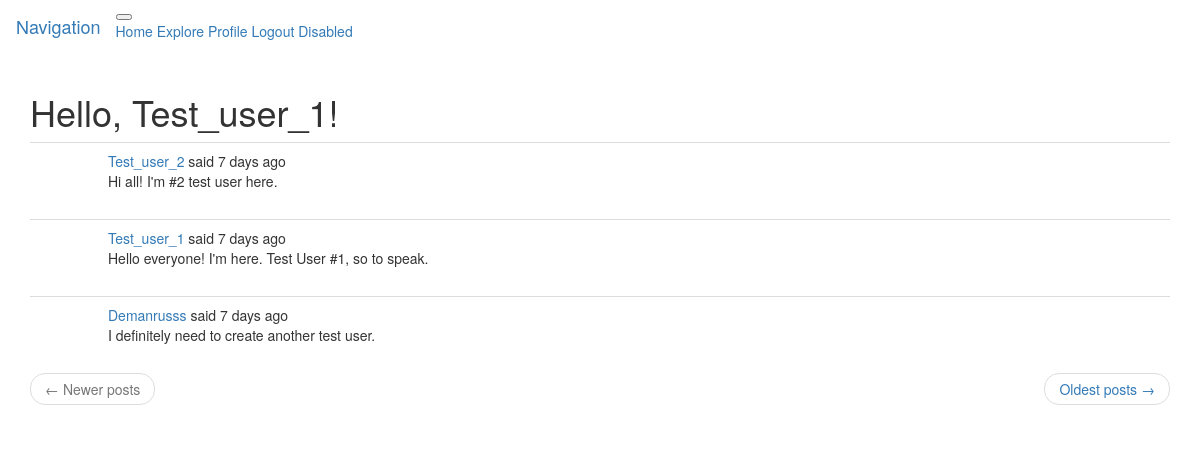
The page /explore (signed in) on the database its author committed.
### app/models.py (models this page shows, shortened)
class User(UserMixin, db.Model):
    id = db.Column(db.Integer, primary_key = True)
    username = db.Column(db.String(64), index = True, unique = True)
    email = db.Column(db.String(120), index = True, unique = True)
    password_hash = db.Column(db.String(128))
    posts = db.relationship('Post', backref = 'author', lazy = 'dynamic')
    about_me = db.Column(db.String(140))
    last_seen = db.Column(db.DateTime, default = datetime.utcnow)
    followed = db.relationship('User',
                               secondary = followers,
                               primaryjoin = (followers.c.follower_id == id),
                               secondaryjoin = (followers.c.followed_id == id),
                               backref = db.backref('followers', lazy = 'dynamic'),
                               lazy = 'dynamic')
    def avatar(self, size):
        digest = md5(self.email.lower().encode('utf-8')).hexdigest()
        return 'https://www.gravatar.com/avatar/{}?d=robohash&s={}'.format(digest, size)

class Post(db.Model):
    id = db.Column(db.Integer, primary_key = True)
    body = db.Column(db.String(140))
    timestamp = db.Column(db.DateTime, index = True, default = datetime.utcnow)
    user_id = db.Column(db.Integer, db.ForeignKey('user.id'))
    language = db.Column(db.String(8))

### app/routes.py (the view)
@app.route('/explore')
@login_required
def explore():
    page = request.args.get('page', 1, type = int)
    posts = Post.query.order_by(Post.timestamp.desc())\
        .paginate(page = page, per_page = app.config['POSTS_PER_PAGE'], error_out = False)
    next_page = url_for('explore', page = posts.next_num) if posts.has_next else None
    prev_page = url_for('explore', page = posts.prev_num) if posts.has_prev else None
    return render_template('index.html', title = _('Explore'),
                           posts = posts.items,
                           next_page = next_page, prev_page = prev_page)

### app/models.py (called while the page is built)
@login.user_loader
def load_user(id):
    return User.query.get(int(id))

### app/routes.py (called while the page is built)
@app.before_request
def before_request():
    if current_user.is_authenticated:
        current_user.last_seen = datetime.utcnow()
        db.session.commit()
        g.locale = str(get_locale())

### app/templates/index.html (shortened to what this page needs)
{% extends "_layout.html" %}
{% import 'bootstrap/wtf.html' as wtf %}
{% block app_content %}
    <h1>{{ _('Hello, %(username)s', username=current_user.username) }}!</h1>
    {% for post in posts %}
        {% include '_post.html' %}
    {% endfor %}
    <nav aria-label="...">
        <ul class="pager">
            <li class="previous {% if not prev_page %}disabled{% endif %}">
                <a href="{{ prev_page or '#' }}">
                    <span aria-hidden="true">&larr;</span> {{ _('Newer posts') }}
                </a>
            </li>
            <li class="next {% if not next_page %}disabled{% endif %}">
                <a href="{{ next_page or '#'}}">
                    {{ _('Oldest posts') }} <span aria-hidden="true">&rarr;</span>
                </a>
            </li>
        </ul>
    </nav>
{% endblock %}

### app/templates/_post.html (shortened to what this page needs)
<table class="table table-hover">
    <tr>
        <td width="70px">
        </td>
        <td>
            {{ _('%(username)s said %(when)s', username = link_of_user, when = moment(post.timestamp).fromNow()) }}
            <br>
            {{ post.body }}
        </td>
    </tr>
</table>

### rows shown on the page
Post: body "Hi all! I'm #2 test user here."
Post: body "Hello everyone! I'm here. Test User #1, so to speak."
Post: body "I definitely need to create another test user."
